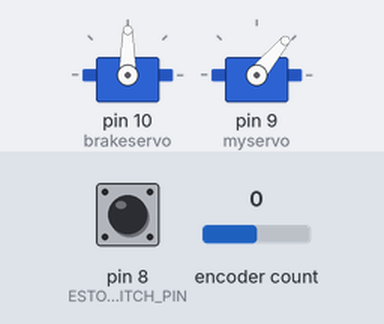
This sketch was run on a simulated Arduino Uno, built with avr-gcc and run on an emulated ATmega328P. Parts: 2 × servo. The inputs (shaded band) are chosen by the test bench; at power-on: pin 8 (ESTOP_SWITCH_PIN) LOW, encoder count 0. What the sketch prints to the serial monitor is not drawn.

Above: at 1.2 s.
1.3 s: pin 8 (ESTOP_SWITCH_PIN) pulled HIGH for 0.15 s
At 1.88 s:
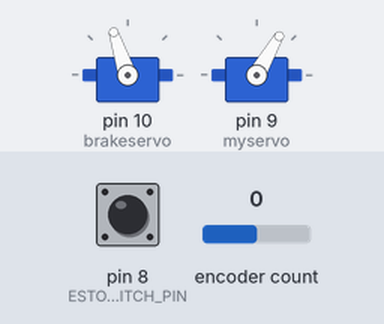
At 4.12 s:
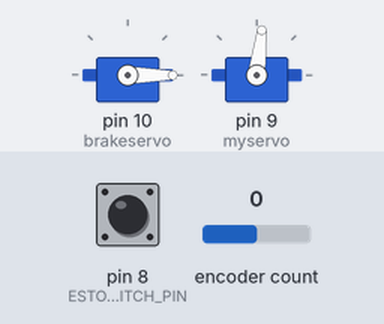
4.3 s: pin 8 (ESTOP_SWITCH_PIN) pulled HIGH for 3.2 s
At 12.7 s:
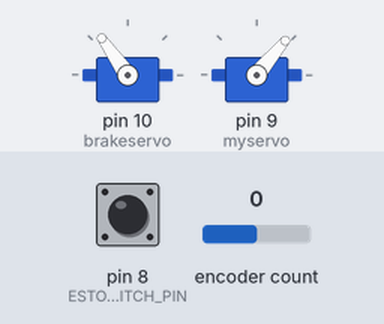
Timing chart, 0 to 14.2 s (numbered marks = the images above; inputs shaded):
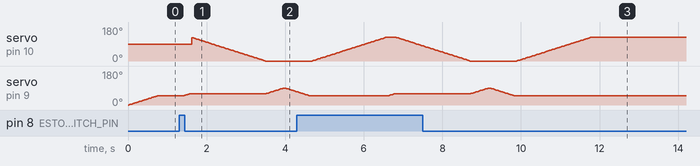

The sketch:

capstone_wind_turbinev2.ino
```cpp
/**
   WindControl.ino

   This contains all the code required for the competition

   Written for the Collegiate Wind Competition
   by the 2022 team 47

   Contributors: Spencer Truman
   Revision: 2.0
   Last uploaded to box: 7 FEB 2022

   Encoder Library by Paul Stroffregen
   It can find it by searching in the library manager for the Encoder librabry
   and then scrolling down for "Encoder" by "Paul Stroffregen"
   http://www.pjrc.com/teensy/td_libs_Encoder.html

   Revision History:
   Rev 1.0 - Initial code, basic arduino functionality and rough outline of states
   Rev 1.1 - Copy functions from last years code
   Rev 1.2 - Implement the ebrake functionality
   Rev 1.3 - Implement the linear acuator for pitch control
   Rev 1.4 - Implement the mechanical brake servo motor
   Rev 1.5 - Implement the rpm sensor
   Rev 2.0 - Updates for new encoder and eddy brake
   Rev 2.1 - Rewrote linear actuator control function
*/

#include <Servo.h>
#include <Encoder.h>
Servo pitchControl; // This is the linear actuator to control pitch angle
Servo brakeservo; // This is the servo motor that controls the mechanical brake

//   Change the two numbers to the pins connected to your encoder.
//   Best Performance: both pins have interrupt capability
//   Good Performance: only the first pin has interrupt capability
//   Low Performance:  neither pin has interrupt capability
Encoder myEnc(2, 3);

/* PINS */
#define ESTOP_SWITCH_PIN  8 //
//#define PITCH_CONTROL_PIN  9 //controls the linear actuator for the pitch control
#define servoPin  10 //controls the servo motor for the mechanical brake

//define constants to be used throughout the code which i think are not unneccessary
#define MIN_PITCH_MICROSECONDS 1200 //the minimal value for the linear actuator
#define MAX_PITCH_MICROSECONDS 1820 //the maximum value for the linear actuator

//Used for the encoder
long oldPosition  = -999;
long oldtime = 0;
float dx;
float dt;
float cps;
float rps;

//used in the mechanical brake functions
int angle{0};
int max_angle = 125;

//used in the pitch control function
float currentPitchAngle;
Servo myservo;  // create servo object to control a servo
// twelve servo objects can be created on most boards

int pos = 0;    // variable to store the servo position
int pitch_angle = 0;
int current_angle = 0;

/**
  Define the different states
   Default_st: The ebrake State
   Startup_st: This state should focus on low cut in speed
   Optimize_st: This state will optimize load and pitch angle for windspeed versus power output

  Default_st
   should default to this state when ebrake is pressed or power is cut
   activate mechanical brake
   pitch the blades parallel to wind direction

  Startup_st (potentially could be better to have a startup_st and resume_st?)
   Enter this state when powered on or ebrake is released
   release mechanical brake
   Pitch blades to optimal angle for low cut in speed
   begin reading for turbin rotation

  Optimize_st
   measure turbine rotation
   measure windspeed
   measure power output
   optimize pitch angle (and load?)
*/

enum states_t // these are the different states for operations
{
  Default_st,
  Startup_st,
  Optimize_st,
  Survival_st,
} currentState;

void setup() {
  // Sets which pins are input and which are output:
  pinMode(ESTOP_SWITCH_PIN, INPUT);

  Serial.begin(9600);

  brakeservo.attach(10);  // attaches the servo on pin 10 to the servo object
  myservo.attach(9);  // attaches the servo on pin 9 to the servo object

}

void loop() {
  if (Serial.available() > 0) {
    pitch_angle = Serial.read();
  }
  encoder();

  int estopReading = digitalRead(ESTOP_SWITCH_PIN);

  switch (currentState)
  {
    // This is the state when load is disconnected or if the estop is pressed
    case Default_st:
      //Check the estop button, if the button has been released send the turbine to start up state
      if (estopReading == HIGH) {
        currentState = Startup_st; // Switches the state
      }
      currentPitchAngle = 0; // Pitch the turbine out of the wind to slow the blades rotation
      //writePitch(currentPitchAngle); // Calls the function to change the pitch angle
      pitch_angle = 50;
      set_pitch();
      delay(50); // Give time for the linear actuator to move
      //Check whether the mechanical break has been applied
      if (angle != 0) {
        applybrake(); //Call the function to apply the brake
      }
      angle = 0; //sets the angle of the break servo motor to zero
      break;

    case Startup_st:    // This state gives the lowest cut-in speed and easiest restart
      if (estopReading == LOW) {
        currentState = Default_st;
      }
      pitch_angle = 60;
      set_pitch();
      if (angle != max_angle) {
        releasebrake(); //releases the mecanical brake
      }
      angle = max_angle;//makes sure the brake stays released
      //measure_rpm();
      if (rps > 4) {
        currentState = Optimize_st;
      }
      break;

    // This state matches pitch and load to wind speed to optimize power
    case Optimize_st:
      if (estopReading == LOW) {
        currentState = Default_st;
      }
      pitch_angle = 90;
      //Serial.println("Go to 90");
      set_pitch();
      if (rps < 4) {
        currentState = Startup_st;
      }
      break;

    case Survival_st:
      if (estopReading == LOW) {
        currentState = Default_st;
      }
  }

}

void releasebrake() {
  for (angle = max_angle; angle >= 0; angle -= 1) { // goes from 0 degrees to 180 degrees in steps of 1 degree
    brakeservo.write(angle);              // tell servo to go to position in variable 'angle'
    delay(15);                            // waits 15ms for the servo to reach the position
  }
}

void applybrake() {
  for (angle = 0; angle <= max_angle; angle += 1) { // goes from 0 degrees to 180 degrees in steps of 1 degree
    brakeservo.write(angle);                       // tell servo to go to position in variable 'angle'
    delay(15);
  }
}

void encoder() {
  long newPosition = myEnc.read();

  if (newPosition != oldPosition) {
    long newtime = millis();
    dx = (newPosition - oldPosition);
    dt = newtime - oldtime;
    oldPosition = newPosition;
    oldtime = newtime;
    cps = dx / (dt / 1000);
    rps = cps / 2048;
    //Serial.println(newPosition/2048);
    Serial.println(rps);
  }
}

void set_pitch() {
  if (pitch_angle < current_angle) {
    //Serial.println("contracting to:");
    for (pos = current_angle; pos >= pitch_angle; pos -= 1) { // goes from 180 degrees to 0 degrees
      myservo.write(pos);              // tell servo to go to position in variable 'pos'
      delay(15);                       // waits 15ms for the servo to reach the position
    }
    current_angle = pitch_angle;
  }
  if (pitch_angle > current_angle) {
    //Serial.println("extending to:");
    for (pos = current_angle; pos <= pitch_angle; pos += 1) { // goes from 180 degrees to 0 degrees
      myservo.write(pos);              // tell servo to go to position in variable 'pos'
      delay(15);                       // waits 15ms for the servo to reach the position
    }
    current_angle = pitch_angle;
  }
  delay(15);
}
```

Measured:
- after the input at 1.3 s, servo on pin 9 (myservo): rises from 50° to 90° in 2.5 s, then falls to 71° in 0.32 s
